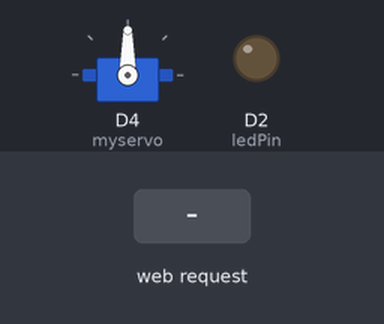
Recording of a sketch running on a simulated ESP8266 (NodeMCU). Shown: servo, output pins drawn as LEDs (lit = HIGH). The inputs (shaded band) are chosen by the test bench. WiFi joins after 1.5 s; servers stay silent unless stated; what the sketch prints to the serial monitor is not drawn.

Above: at 2.8 s.
2.9 s: HTTP request GET /SERVO=0 received
At 3.6 s:
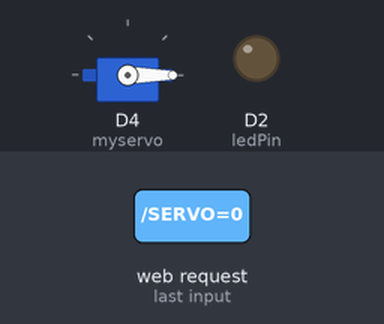
4.4 s: HTTP request GET /SERVO=180 received
At 4.7 s:
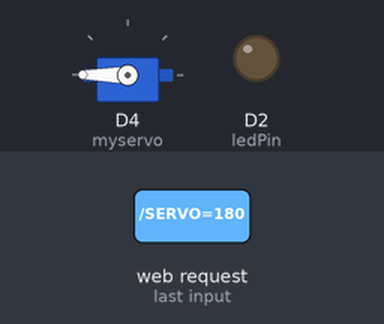
5.9 s: HTTP request GET /SERVO=90 received
At 7.0 s:
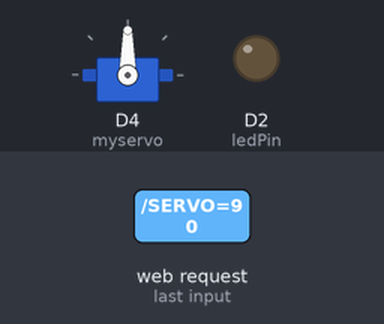
Timing chart, 0 to 8.9 s (numbered marks = the images above; inputs shaded):
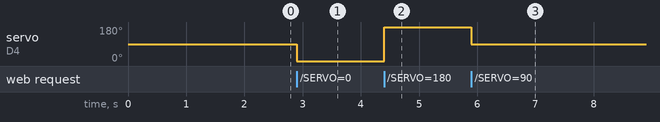

Measured:
- after the input at 2.9 s, servo on D4 (myservo): 90° → 0° at once
- after the input at 4.4 s, servo on D4 (myservo): 0° → 180° at once
- after the input at 5.9 s, servo on D4 (myservo): 180° → 90° at once

The sketch:

example.ino
```cpp
#include <ESP8266WiFi.h>
#include <Servo.h>
#define ledPin D2

const char* ssid = "makeitnow";
const char* password = "19880724";
Servo myservo;
WiFiServer server(80); // 80번 포트를 열어준다.

void setup() {
  Serial.begin(9600);
  delay(100);
  pinMode(ledPin, OUTPUT);
  digitalWrite(ledPin, LOW);
  myservo.attach(D4);
  Serial.println();
  Serial.print("Connecting to ");
  Serial.println(ssid);

  WiFi.begin(ssid, password);

  while(WiFi.status() != WL_CONNECTED){
    delay(500);
    Serial.print(".");
  }
  Serial.println();
  Serial.println("WiFi connected!!");

  server.begin();
  Serial.println("Server Started");

  Serial.print("Use this URL to connect: ");
  Serial.print("http://");
  Serial.print(WiFi.localIP());
  Serial.println("/");
  Serial.println("");
}

void loop() {

  WiFiClient client = server.available();
  if(!client){
    return;
  }

  Serial.println("new client");
  while(!client.available()){
    delay(1);
  }

  String request = client.readStringUntil('\r');
  client.flush();

  int value=0;
  //indexOf(val) 없으면 -1을 리턴

  if(request.indexOf("/SERVO=0") != -1){
    myservo.write(0);
    value = 0;
  }

  if(request.indexOf("/SERVO=90") != -1){
    myservo.write(90);
    value = 90;
  }

  if(request.indexOf("/SERVO=180") != -1){
    myservo.write(180);
    value = 180;
  }

  client.println("HTTP/1.1 200 OK");
  client.println("Content-Type : text/html");
  client.println("Connection: close");
  client.println("");
  client.println("<!DOCTYPE HTML>");
  client.println("<html>");
  client.println("LED is turned ");
  if(value == 180){
    client.print("180");
  }else if(value == 90){
    client.print("90");
  }
  else{
    client.print("0");
  }
  client.println("<br><br>");
  client.println("<a href=\"/SERVO=0\"\"><button>0degree</button></a>");
  client.println("<a href=\"/SERVO=90\"\"><button>90degree</button></a>");
  client.println("<a href=\"/SERVO=180\"\"><button>180degree</button></a>");
  client.println("</html>");

  delay(1);
  client.stop();
  Serial.println("Client disconnected!!");
  Serial.println();
}
```
